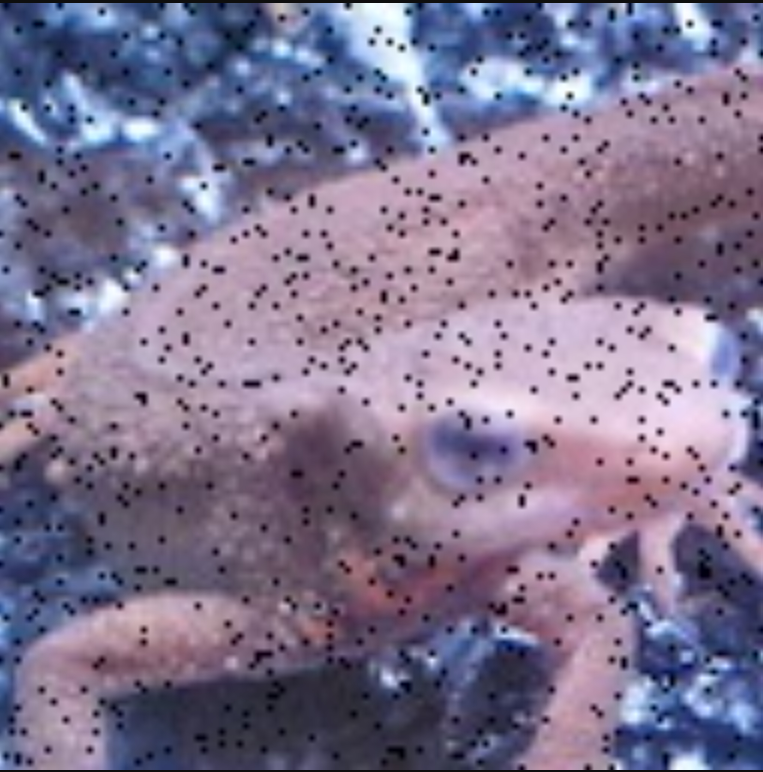
#> input picture image.png, 763 x 772 px, found by its file name
$ python QUE-4.py
#> lines starting #> are read from the running program, lines starting #| are printed output that depends on the picture; after the words box and inside, x2 and y2 are one past the last pixel; in counts of white or black regions, pixels touching at a corner belong together
#Question-4)- Binarization the image image.png (threshold = 124)

import cv2 as cv

img = cv.imread(r"C:\Users\ARJITA\Downloads\image.png")
#> img is the input picture: shape (772, 763, 3); mean B, G, R 142.9, 115.3, 125.6
cv.imshow('original image of lizard', img)

#graying the image
gray = cv.cvtColor(img, cv.COLOR_BGR2GRAY)
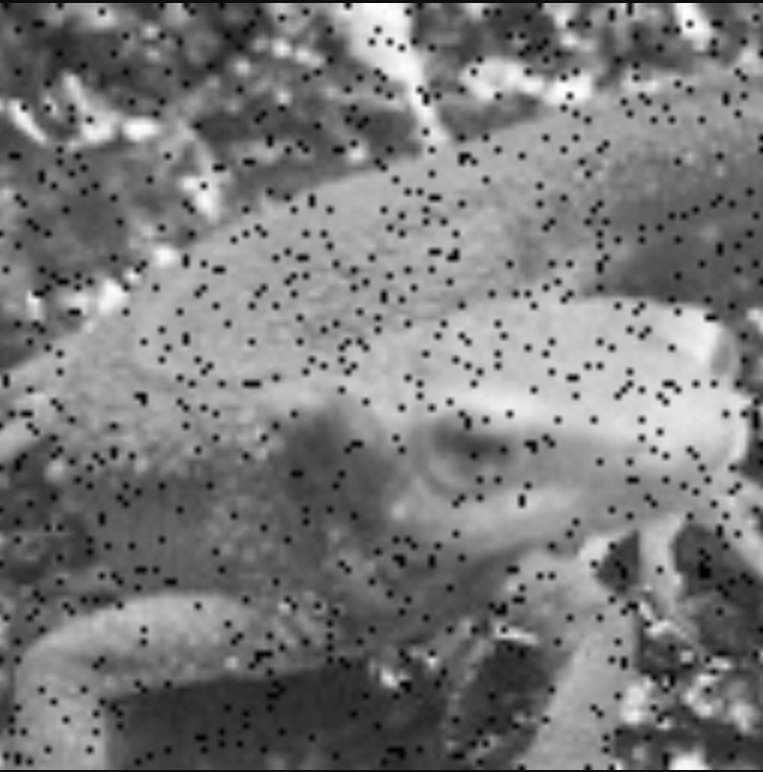
#> gray: shape (772, 763); min 1, max 253, mean 121.5
cv.imshow('gray image of lizard', gray)
#BINARIZING THE IMAGE

threshold, thresh = cv.threshold(img, 124, 255, cv.THRESH_BINARY)
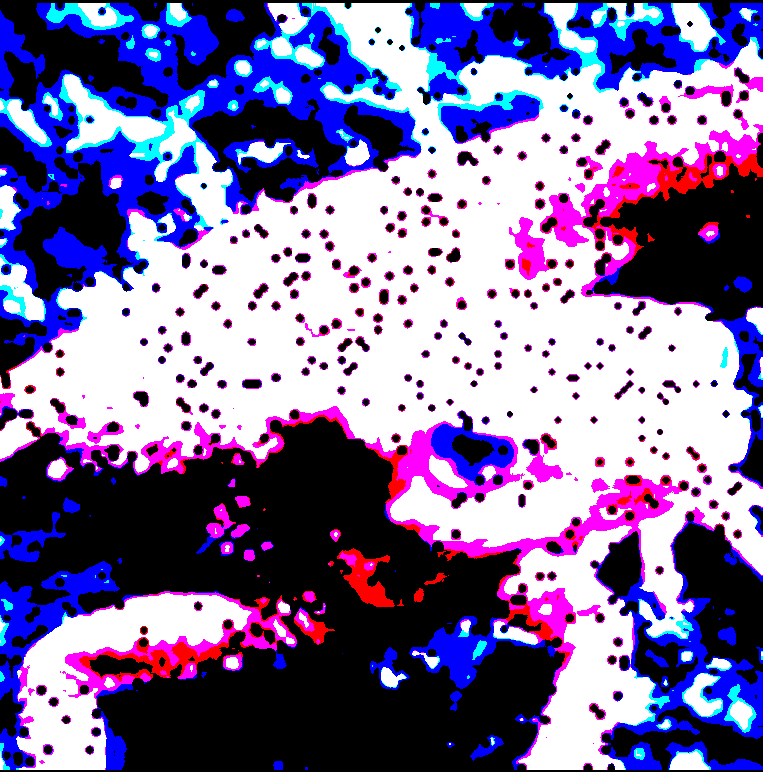
#> thresh: shape (772, 763, 3); mean B, G, R 158.6, 109.9, 124.9
threshold, thresh1 = cv.threshold(gray, 124, 255, cv.THRESH_BINARY)
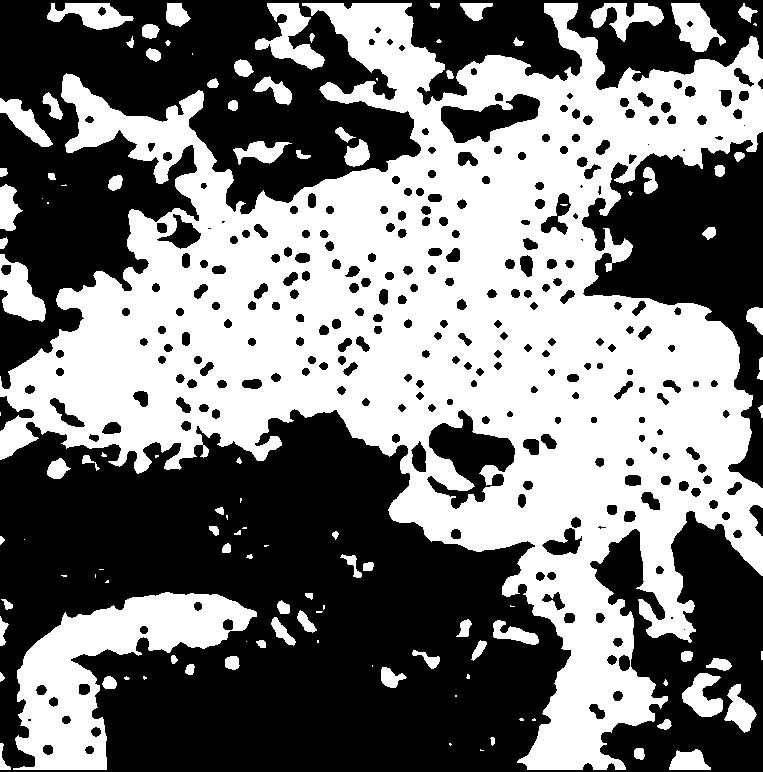
#> thresh1: shape (772, 763); 47.1% white; 115 white regions (36 under 20 px), largest, box (x1, y1, x2, y2) and area: (0, 3, 763, 770) 237639, (13, 592, 257, 770) 17230, (255, 3, 325, 70) 1962
cv.imshow('lizard image after binarizing directly from original', thresh)

cv.imshow('lizard image after binarizing from gray image', thresh1)

cv.waitKey(0)
